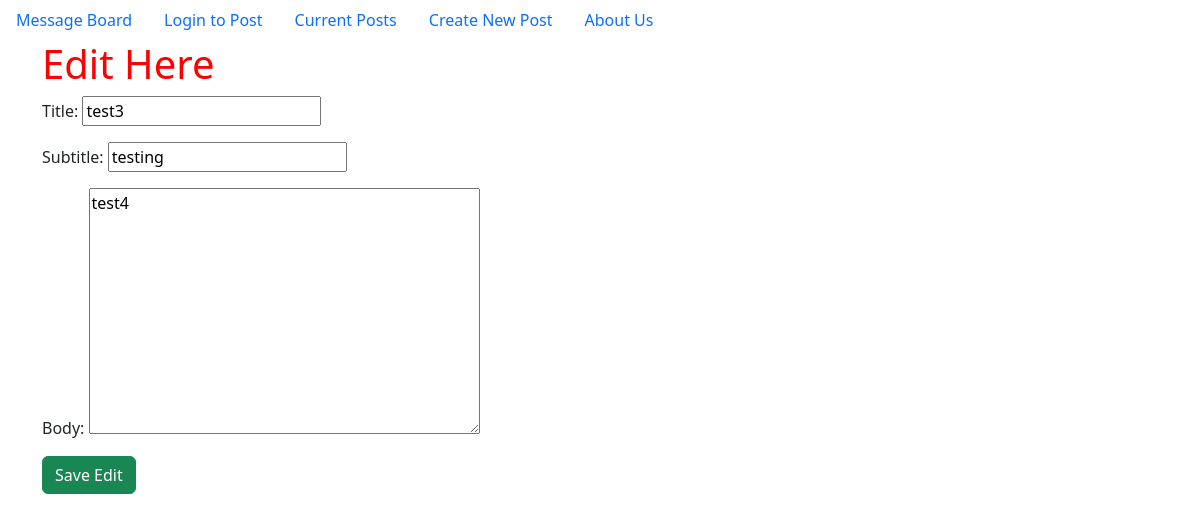
Screenshot of /posts/2/edit/ with the database file from the repository.
### posts/models.py (models this page shows, shortened)
class Post(models.Model):
    title = models.CharField(max_length=256)
    subtitle = models.CharField(max_length=256)
    author = models.ForeignKey("auth.User", on_delete=models.CASCADE, default="default")
    body = models.TextField()
    created_on = models.DateTimeField(auto_now_add=True)

### posts/views.py (the view)
# urls.py: path("<int:pk>/edit/", PostUpdateView.as_view(), name="edit"),
class PostUpdateView(UpdateView):
    template_name = "posts/edit.html"
    model = Post
    fields = ["title", "subtitle", "body"]

### templates/posts/edit.html (shortened to what this page needs)
{% extends 'base.html' %}
{% block content %}
<h1> Edit Here</h1>
    <form method="POST">
        {{ form.as_p }}
        <input type="submit" class= "btn btn-success" value="Save Edit">
    </form>
{% endblock content %}

### static/css/base.css (style rules this page uses)
h1 { color: red; }

### rows the page displays
Post: title "test3", subtitle "testing", body "test4"
